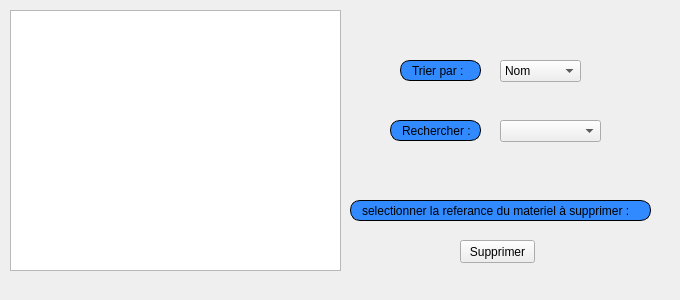
     <widget class="QWidget" name="tab_19">
      <attribute name="title">
       <string>afficher</string>
      </attribute>
      <widget class="QTableView" name="tableView_2">
       <property name="geometry">
        <rect>
         <x>10</x>
         <y>10</y>
         <width>331</width>
         <height>261</height>
        </rect>
       </property>
      </widget>
      <widget class="QLabel" name="label_19">
       <property name="geometry">
        <rect>
         <x>400</x>
         <y>60</y>
         <width>81</width>
         <height>21</height>
        </rect>
       </property>
       <property name="styleSheet">
        <string notr="true">border: 1px solid black;
border-radius: 10px;
padding: 0 8px;
background: #318aff;
font: bold, &quot;Arial&quot;;;
text-align:center;</string>
       </property>
       <property name="text">
        <string>Trier par :</string>
       </property>
      </widget>
      <widget class="QLabel" name="label_20">
       <property name="geometry">
        <rect>
         <x>390</x>
         <y>120</y>
         <width>91</width>
         <height>21</height>
        </rect>
       </property>
       <property name="styleSheet">
        <string notr="true">border: 1px solid black;
border-radius: 10px;
padding: 0 8px;
background: #318aff;
font: bold, &quot;Arial&quot;;;
text-align:center;</string>
       </property>
       <property name="text">
        <string>Rechercher :</string>
       </property>
      </widget>
      <widget class="QComboBox" name="comboBox_tri_mat_maint">
       <property name="geometry">
        <rect>
         <x>500</x>
         <y>60</y>
         <width>81</width>
         <height>22</height>
        </rect>
       </property>
       <item>
        <property name="text">
         <string>Nom</string>
        </property>
       </item>
       <item>
        <property name="text">
         <string>referance</string>
        </property>
       </item>
      </widget>
      <widget class="QLabel" name="label_51">
       <property name="geometry">
        <rect>
         <x>350</x>
         <y>200</y>
         <width>301</width>
         <height>21</height>
        </rect>
       </property>
       <property name="styleSheet">
        <string notr="true">border: 1px solid black;
border-radius: 10px;
padding: 0 8px;
background: #318aff;
font: bold, &quot;Arial&quot;;;
text-align:center;</string>
       </property>
       <property name="text">
        <string>selectionner la referance du materiel à supprimer :</string>
       </property>
      </widget>
      <widget class="QPushButton" name="supprimer_mat_maint_tab">
       <property name="geometry">
        <rect>
         <x>460</x>
         <y>240</y>
         <width>75</width>
         <height>23</height>
        </rect>
       </property>
       <property name="styleSheet">
        <string notr="true">#supprimer_mat_maint_tab{
font: bold, &quot;Arial&quot;;;     background-color: qlineargradient(x1: 0, y1: 0, x2: 0, y2: 1,
                                       stop: 0 #dadbde, stop: 1 #f6f7fa);
}
#supprimer_mat_maint_tab:pressed {
font: bold, &quot;Arial&quot;;;     background-color: qlineargradient(x1: 0, y1: 0, x2: 0, y2: 1,
                                       stop: 0 #dadbde, stop: 1 #fff07b);}</string>
       </property>
       <property name="text">
        <string>Supprimer</string>
       </property>
       <property name="icon">
        <iconset resource="../gestion_materiaux_logistech/ressource.qrc">
         <normaloff>:/img/PP.png</normaloff>:/img/PP.png</iconset>
       </property>
      </widget>
      <widget class="QComboBox" name="comboBox_rechercher_mat_maint">
       <property name="geometry">
        <rect>
         <x>500</x>
         <y>120</y>
         <width>101</width>
         <height>22</height>
        </rect>
       </property>
      </widget>
      <widget class="QLabel" name="label_44">
       <property name="geometry">
        <rect>
         <x>-10</x>
         <y>0</y>
         <width>661</width>
         <height>281</height>
        </rect>
       </property>
       <property name="text">
        <string/>
       </property>
       <property name="pixmap">
        <pixmap>:/images/img/imf.jpg</pixmap>
       </property>
      </widget>
      <widget class="QLabel" name="label_114">
       <property name="geometry">
        <rect>
         <x>-4</x>
         <y>-8</y>
         <width>671</width>
         <height>291</height>
        </rect>
       </property>
       <property name="text">
        <string/>
       </property>
       <property name="pixmap">
        <pixmap resource="../gestion_materiaux_logistech/ressource.qrc">:/img/imf.jpg</pixmap>
       </property>
      </widget>
      <zorder>label_114</zorder>
      <zorder>label_44</zorder>
      <zorder>tableView_2</zorder>
      <zorder>label_19</zorder>
      <zorder>label_20</zorder>
      <zorder>comboBox_tri_mat_maint</zorder>
      <zorder>label_51</zorder>
      <zorder>supprimer_mat_maint_tab</zorder>
      <zorder>comboBox_rechercher_mat_maint</zorder>
     </widget>
